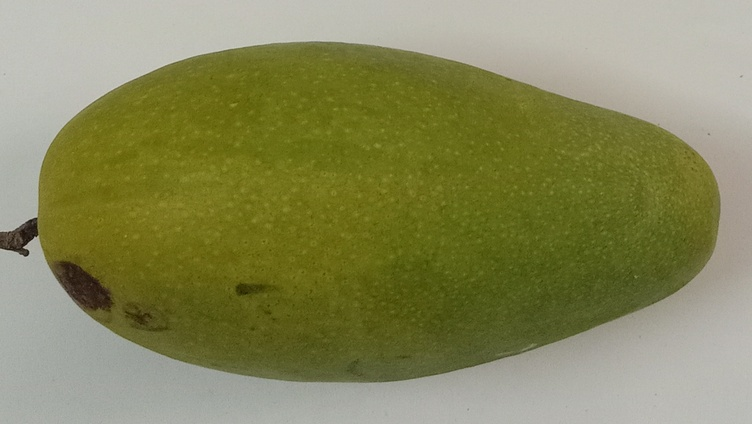
#> input picture test.jpg, 752 x 424 px
$ python -i morphology.py   (imports and definitions only)
#> lines starting #> are read from the running program, lines starting #| are printed output that depends on the picture; after the words box and inside, x2 and y2 are one past the last pixel; in counts of white or black regions, pixels touching at a corner belong together
import numpy as np
from PIL import Image
import os
import matplotlib.pyplot as plt
import heapq
import cv2


# 手動實現形態學操作
# [62 lines left out: functions morphology_op, cropper_threshold, not called in this run]


def cropper_threshold_cv(img_path):

#> called with img_path = 'test.jpg'
    img = cv2.imread(img_path)
#> img is the input picture: shape (424, 752, 3); mean B, G, R 89.6, 135.3, 134.7
    img_np = np.array(Image.open(img_path).convert("RGB"))
    gray = cv2.cvtColor(img, cv2.COLOR_BGR2GRAY)
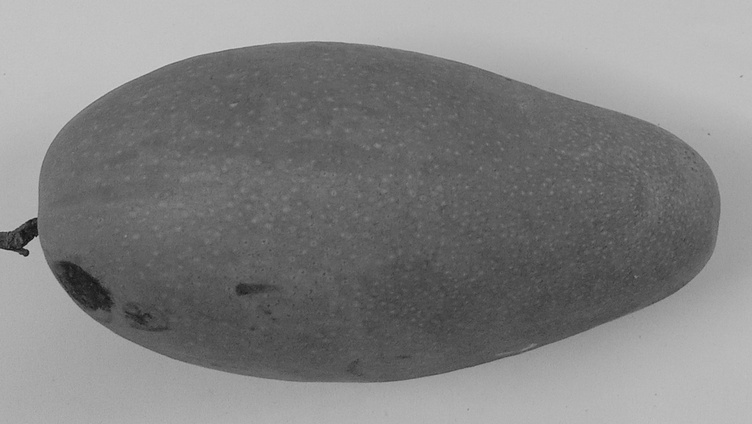
#> gray: shape (424, 752); min 14, max 205, mean 129.9
    # 2. 二值化
    _, binary = cv2.threshold(gray, 0, 255, cv2.THRESH_BINARY_INV + cv2.THRESH_OTSU)
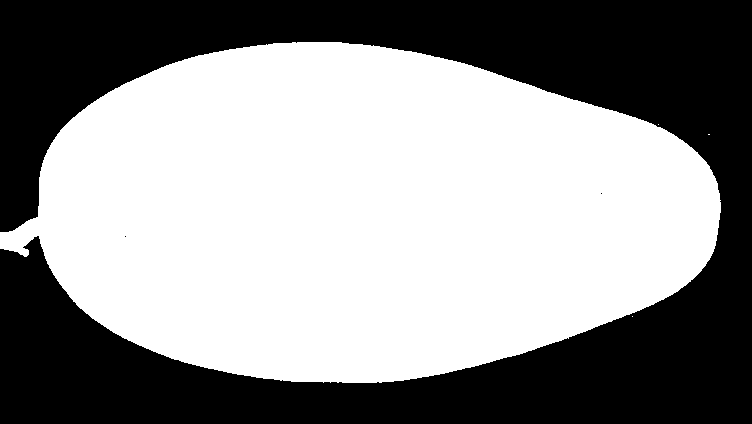
#> binary: shape (424, 752); 56.8% white; 3 black regions (2 under 20 px), largest, box (x1, y1, x2, y2) and area: (0, 0, 752, 424) 137692

    # 3. 形態學開運算去雜訊
    kernel = np.ones((4, 4), np.uint8)
    opening = cv2.morphologyEx(binary, cv2.MORPH_OPEN, kernel, iterations=2)
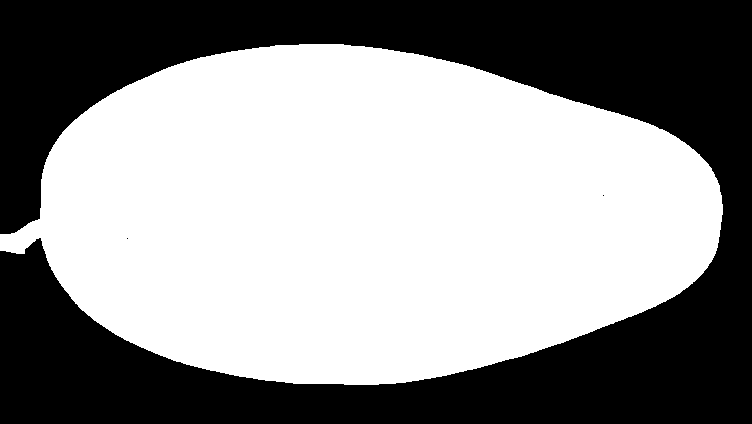
#> opening: shape (424, 752); 56.8% white; 3 black regions (2 under 20 px), largest, box (x1, y1, x2, y2) and area: (0, 0, 752, 424) 137736

    # 4. 膨脹得到「確定背景」
    mask = cv2.dilate(opening, kernel, iterations=3)
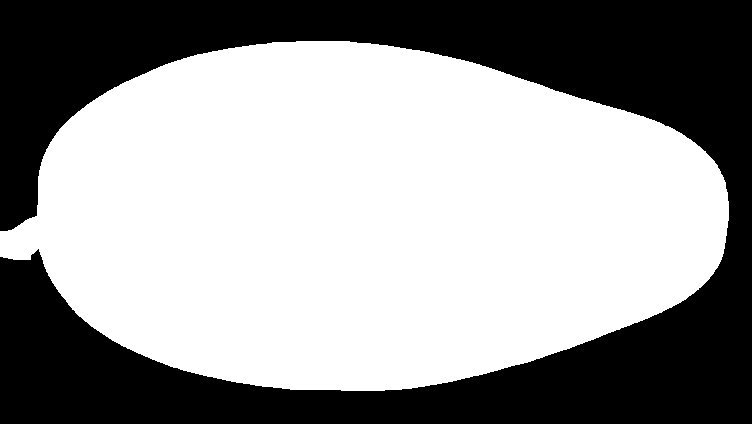
#> mask: shape (424, 752); 59.8% white; 1 black region, box (x1, y1, x2, y2) and area: (0, 0, 752, 424) 128030

    result = img_np
    result[mask == 0] = 0
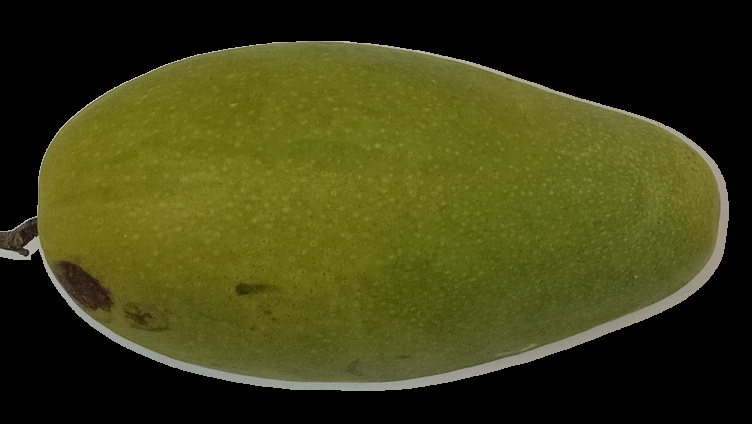
#> result: shape (424, 752, 3); mean R, G, B 62.3, 63.1, 20.8
    return result, mask

>>> result = cropper_threshold_cv('test.jpg')
